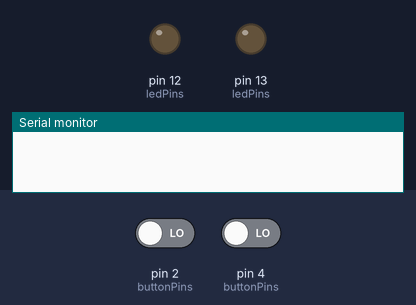
Simulated run of this sketch. Board: Arduino Uno, built with avr-gcc and run on an emulated ATmega328P. Shown: output pins drawn as LEDs (lit = HIGH), the last lines printed to the serial monitor. The test bench sets the inputs (shaded band); at power-on: pin 2 (buttonPins) LOW, pin 4 (buttonPins) LOW.

Above: at 1.2 s.
1.3 s: pin 2 (buttonPins) driven HIGH and pin 4 (buttonPins) driven HIGH
At 1.9 s:
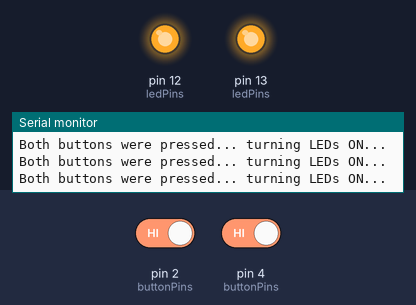
2.8 s: pin 2 (buttonPins) driven LOW
At 3.5 s:
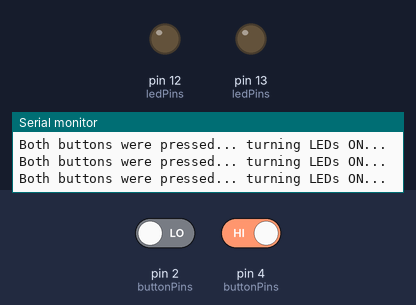
4.3 s: pin 2 (buttonPins) driven HIGH
At 5.4 s:
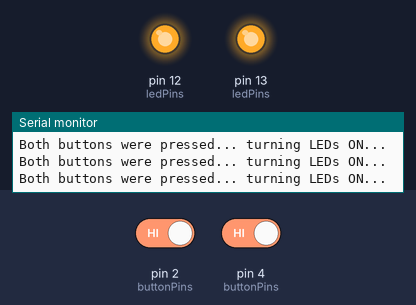
7.3 s: pin 4 (buttonPins) driven LOW
At 8.0 s:
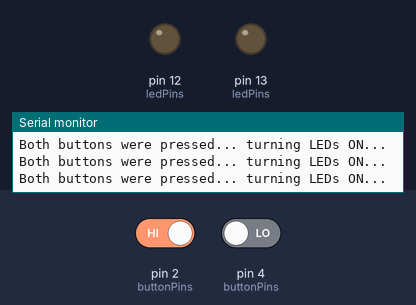
Timing chart, 0 to 9.8 s (numbered marks = the images above; inputs shaded):
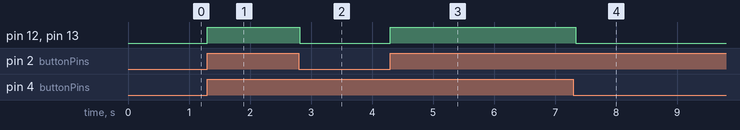

Measured:
- after the input at 1.3 s, pin 12 (ledPins), pin 13 (ledPins): LOW → HIGH at once
- after the input at 2.8 s, pin 12 (ledPins), pin 13 (ledPins): HIGH → LOW at once
- after the input at 4.3 s, pin 12 (ledPins), pin 13 (ledPins): LOW → HIGH at once
- after the input at 7.3 s, pin 12 (ledPins), pin 13 (ledPins): HIGH → LOW at once

The sketch:

two_buttons.ino
```cpp
/*
 * Shyam Govardhan
 * Coursera: The Arduino Platform and C Programming.
 * 23 November 2017
 *
 * Based on http://www.arduino.cc/en/Tutorial/Button
 * I have chosen to store the pin numbers in an array as it allows to handle
 * multiple actions (button presses) and events (LED status changes) dynamically.
 */

// Set pin numbers as constants
const int buttonPins[] = {2, 4};
const int ledPins[] = {12, 13};

/*
 * Accepts a pointer to an array of integer constants and the pinStatus as parameters
 * and sets the pinMode accordingly for each of the specified pins.
 * Parameters:
 * pinArray: Array reference for integer contants for pins on Arduino UNO.
 * pinStatus: Can be either INPUT or OUTPUT.
 *
 */
void setPinModes(const int *pinArray, int pinStatus) {
  for (int i = 0; i < sizeof(pinArray); i++) {
    pinMode(pinArray[i], pinStatus);
  }
}

/*
 * Accepts a pointer to an array of integer constants and returns true
 * if all pins have a high voltage (all buttons are pressed).
 *
 */
boolean allButtonsPressed(const int *pinArray) {
  int pressedButtons = 0;
  for (int i = 0; i < sizeof(pinArray); i++) {
    if (digitalRead(pinArray[i]) == HIGH) {
      pressedButtons++;
    }
  }
  if (pressedButtons == sizeof(pinArray)) {
    return true;
  }
  return false;
}

/*
 * Accepts Accepts a pointer to an array of integer constants and
 * the voltage (HIGH or LOW) as input.
 * Sets the pin voltage to the specified value (HIGH or LOW).
 */
void setLedVoltage(const int *pinArray, int voltage) {
  for (int i = 0; i < sizeof(ledPins); i++) {
     digitalWrite(pinArray[i], voltage);
  }
}

void setup() {
  Serial.begin(9600);
  setPinModes(buttonPins, INPUT);
  setPinModes(ledPins, OUTPUT);
}

void loop() {
  if (allButtonsPressed(buttonPins)) {
    Serial.println("Both buttons were pressed... turning LEDs ON...");
    setLedVoltage(ledPins, HIGH);
  } else {
    setLedVoltage(ledPins, LOW);
  }
}
```

eeprom_serial.c
```cpp
#include <EEPROM.h>
#include <stdio.h>
#include <string.h>
#include <stdlib.h>

/*
 * Shyam Govardhan
 * Coursera: Interfacing with the Arduino.
 * 8 December 2017
 * Please access the latest version at:
 * https://github.com/redlifejacket/iot/tree-save/master/eeprom_serial.c
 */

String commandString;

const char *EEPROM_COMMANDS[] = {"read", "write", "invalid"};
const int READ_PARAMETER_COUNT = 1;
const int WRITE_PARAMETER_COUNT = 2;

void showPrompt() {
  Serial.println("Please enter a command");
  Serial.println("  read  <address> (eg: read 3)");
  Serial.println("  write <address> <value> (eg: write 3 10)");
}

String readCommand() {
  while(Serial.available() == 0){
  }
  return Serial.readString();
}

const char* getEepromCommand(char *str) {
  int arrayLen = sizeof (EEPROM_COMMANDS) / sizeof (*EEPROM_COMMANDS);
  for (int i = 0; i < arrayLen; i++) {
    if (strstr(str, EEPROM_COMMANDS[i]) == str) {
      return EEPROM_COMMANDS[i];
    }
  }
  return NULL;
}

const int getEepromCommandParameterCount(const char* eepromCommand) {
  if (strcmp(eepromCommand, EEPROM_COMMANDS[0]) == 0) {
    return READ_PARAMETER_COUNT + 1;
  } else if (strcmp(eepromCommand, EEPROM_COMMANDS[1]) == 0) {
    return WRITE_PARAMETER_COUNT + 1;
  } else {
    printf("Invalid command: %s", eepromCommand);
    return 0;
  }
}

void accessEeprom(String tokenValues[]) {
  String commandArg = tokenValues[0];
  String readCommand = String(EEPROM_COMMANDS[0]);
  String writeCommand = String(EEPROM_COMMANDS[1]);
  int eepromAddress = tokenValues[1].toInt();
  int eepromAddressValue;
  if (commandArg == readCommand) {
    eepromAddressValue = EEPROM.read(eepromAddress);
    Serial.print(commandArg);
    Serial.print(": EEPROM address [");
    Serial.print(eepromAddress);
    Serial.print("] has value set to [");
    Serial.print(eepromAddressValue, DEC);
    Serial.println("]");
  } else   if (commandArg == writeCommand) {
    eepromAddressValue = tokenValues[2].toInt();
    EEPROM.write(eepromAddress, eepromAddressValue);
    Serial.print(commandArg);
    Serial.print(": Wrote [");
    Serial.print(eepromAddressValue, DEC);
    Serial.print("] to EEPROM  address [");
    Serial.print(eepromAddress);
    Serial.println("]");
  }
}

void parseTokens(char *str, int maxParts) {
  char *token;
  String tokenValues[maxParts];
  int i = 0;
  token = strtok (str," ,.-");
  tokenValues[i++] = String(token);
  while (token != NULL) {
    token = strtok (NULL, " ,.-");
    if (token == NULL) {
        break;
    }
    tokenValues[i++] = String(token);
  }
  accessEeprom(tokenValues);
}

void setup() {
  Serial.begin(9600);
  showPrompt();
}

void loop() {
  commandString = readCommand();
  char charBuf[50];
  commandString.toCharArray(charBuf, 50);

  const char* eepromCommand = getEepromCommand(charBuf);
  if (eepromCommand != NULL) {
    const int maxParts = getEepromCommandParameterCount(eepromCommand);
    //printString("commandString: ", commandString);
    //printString("eepromCommand: ", eepromCommand);
    parseTokens(charBuf, maxParts + 1);
  }
}

void printString(String label, String s) {
  Serial.print(label);
  Serial.print(s);
  Serial.println();
}
```

potentiometer_analog_io.c
```cpp
/*
 * Shyam Govardhan
 * Coursera: Interfacing with the Arduino.
 * 13 December 2017
 * Please access the latest version at:
 * https://github.com/redlifejacket/iot/tree-save/master/potentiometer_analog_io.c
 * Based on:
 * https://www.arduino.cc/en/Tutorial/AnalogInOutSerial
 * https://www.arduino.cc/en/Tutorial/Knob
 * https://circuits.io/circuits/1402326
 */
const int analogInPin = A0;  // Analog input pin that the potentiometer is attached to
const int analogOutPin = 9; // Analog output pin that the LED is attached to

int sensorValue = 0;        // value read from the pot
int outputValue = 0;        // value output to the PWM (analog out)

void setup() {
  // initialize serial communications at 9600 bps:
  Serial.begin(9600);
}

void loop() {
  sensorValue = analogRead(analogInPin);
  outputValue = map(sensorValue, 0, 1023, 0, 255);
  analogWrite(analogOutPin, outputValue);

  Serial.print("sensor = ");
  Serial.print(sensorValue);
  Serial.print("\t output = ");
  Serial.println(outputValue);

  // wait 2 milliseconds before the next loop for the analog-to-digital
  // converter to settle after the last reading:
  delay(2);
}
```

potentiometer_servo_io.c
```cpp
/*
 * Shyam Govardhan
 * Coursera: Interfacing with the Arduino.
 * 13 December 2017
 * Please access the latest version at:
 * https://github.com/redlifejacket/iot/tree-save/master/potentiometer_servo_io.c
 * Based on:
 * https://www.arduino.cc/en/Tutorial/AnalogInOutSerial
 * https://www.arduino.cc/en/Tutorial/Knob
 * https://circuits.io/circuits/1402326
 */

#include <Servo.h>
Servo myservo;              // create servo object to control a servo

const int analogOutPin = 9; // Analog output pin that the LED is attached to
const int potpin = 0;       // analog pin used to connect the potentiometer
int sensorValue = 0;        // value read from the pot
int outputValue;            // variable to read the value from the analog pin

void setup() {
  Serial.begin(9600);
  myservo.attach(analogOutPin);  // attaches the servo on pin 9 to the servo object
}

void loop() {
  sensorValue = analogRead(potpin);                // reads the value of the potentiometer (value between 0 and 1023)
  outputValue = map(sensorValue, 0, 1023, 0, 255); // scale it to use it with the servo (value between 0 and 180)
  myservo.write(outputValue);                      // sets the servo position according to the scaled value
  Serial.print("sensor = ");
  Serial.print(sensorValue);
  Serial.print("\t output = ");
  Serial.println(outputValue);
  delay(2);                                        // waits for the servo to get there
}
```
